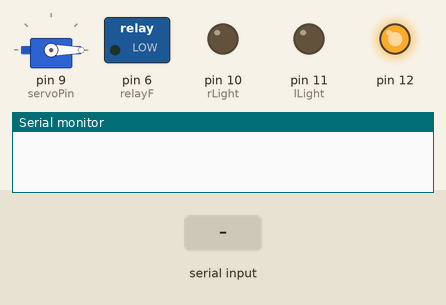
The sketch below on a simulated Arduino Uno, built with avr-gcc and run on an emulated ATmega328P. Parts: servo, switched loads named in the sketch (green lamp = pin HIGH), output pins drawn as LEDs (lit = HIGH), the last lines printed to the serial monitor. The inputs (shaded band) are chosen by the test bench.

Above: at 1.2 s.
1.3 s: "1" received over Serial
At 1.7 s:
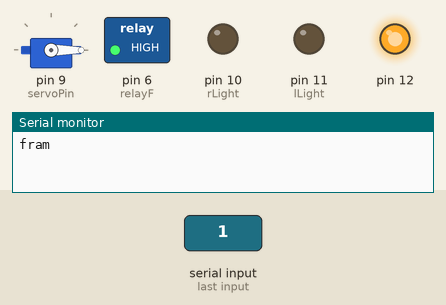
2.8 s: "2" received over Serial
At 4.0 s:
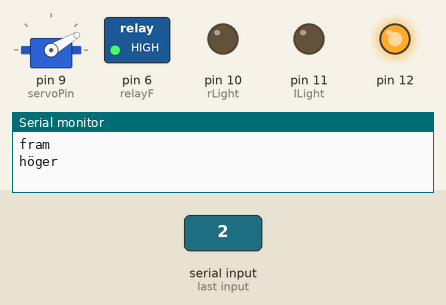
4.3 s: "3" received over Serial
At 5.1 s:
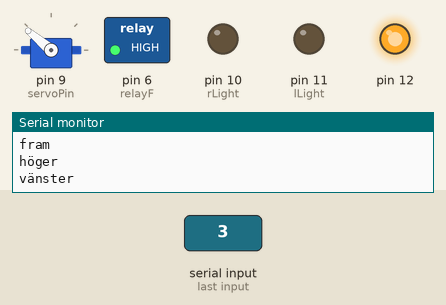
5.8 s: "5" received over Serial
At 6.3 s:
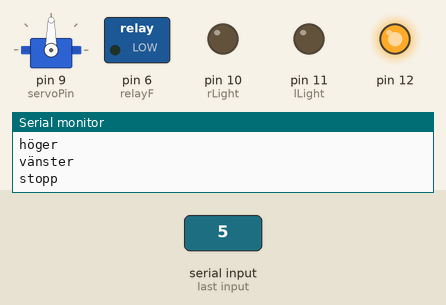
7.3 s: "6" received over Serial
At 8.5 s:
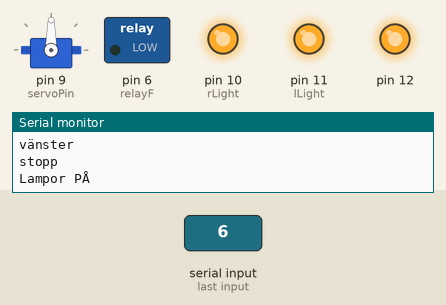
8.8 s: "1" received over Serial
At 9.8 s:
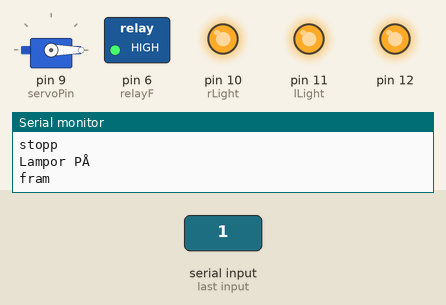
Timing chart, 0 to 11.3 s (numbered marks = the images above; inputs shaded):
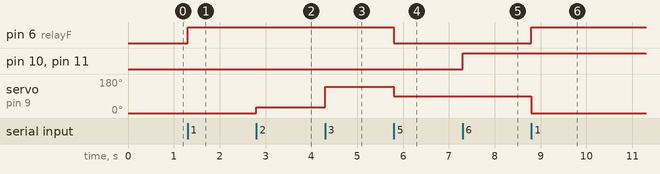

Measured:
- after the input at 1.3 s, pin 6 (relayF): LOW → HIGH at once
- after the input at 2.8 s, servo on pin 9 (servoPin): 0° → 30° at once
- after the input at 4.3 s, servo on pin 9 (servoPin): 30° → 140° at once
- after the input at 5.8 s, pin 6 (relayF): HIGH → LOW at once; servo on pin 9 (servoPin): 140° → 90° at once
- after the input at 7.3 s, pin 10 (rLight), pin 11 (lLight): LOW → HIGH at once
- after the input at 8.8 s, pin 6 (relayF): LOW → HIGH at once; servo on pin 9 (servoPin): 90° → 0° at once

The sketch:

BluetoothCar.ino
```cpp
/*
 * Bluetooth Controlled Car made by Emil and Sebastian.
 * GitHub Repo: https://github.com/SebZack/Bluetooth-Car
 *
 * HC-06 Bluetooth Chip.
 * Purple -> D0
 * Blue -> D1
 */

#include <Servo.h>

const int relayF = 6;
const int rLight = 10;
const int lLight = 11;
const int servoPin = 9;
int serialData = 1;

Servo Servo1;

void setup() {
  // put your setup code here, to run once:
  Serial.begin(9600);
  pinMode(relayF, OUTPUT);
  //pinMode(tuta, OUTPUT);
  pinMode(12, OUTPUT);
  pinMode(rLight, OUTPUT);
  pinMode(lLight, OUTPUT);
  digitalWrite(12, HIGH);
  Servo1.attach(servoPin);
  Servo1.write(0);       //Set steering framåt
}

void loop() {

  if(Serial.available() > 0){
    serialData = Serial.read();

   if(serialData == '1'){
     forward();
    }
   else if(serialData == '2') {
    right();
   }
   else if(serialData == '3') {
    left();
   }
   else if(serialData == '4'){
    //tut();
   }
   else if(serialData == '5'){
    off();
   }
   else if(serialData == '6'){
    lightsOn();
   }
   else if(serialData == '7'){
    lightsOff();
   }
   else if(serialData >= '8'){
    Serial.println("error, too big input");
   }
}
}
void forward() {

   digitalWrite(relayF, HIGH);
   Servo1.write(0);
   Serial.println("fram");
   delay(50);
   loop();
}


void off() {

  digitalWrite(relayF, LOW);
  Servo1.write(90);       //Set steering framåt
  Serial.println("stopp");
  delay(50);
  loop();
}

void right(){
  Serial.println("höger");
  Servo1.write(30);
  delay(50);
  loop();
}

void left(){
  Serial.println("vänster");
  Servo1.write(140);
  delay(50);
  loop();
}

/**
void tut(){
  Serial.println("tut");
  digitalWrite(tuta, HIGH);
  delay(100);
  digitalWrite(tuta, LOW);
  delay(50);
  digitalWrite(tuta, HIGH);
  delay(100);
  digitalWrite(tuta, LOW);
  delay(80);
  loop();
}
**/

void lightsOn(){
  digitalWrite(rLight, HIGH);
  digitalWrite(lLight, HIGH);
  Serial.println("Lampor PÅ");
  loop();
}

void lightsOff(){
  digitalWrite(rLight, LOW);
  digitalWrite(lLight, LOW);
  Serial.println("Lampor AV");
  loop();
}
```
